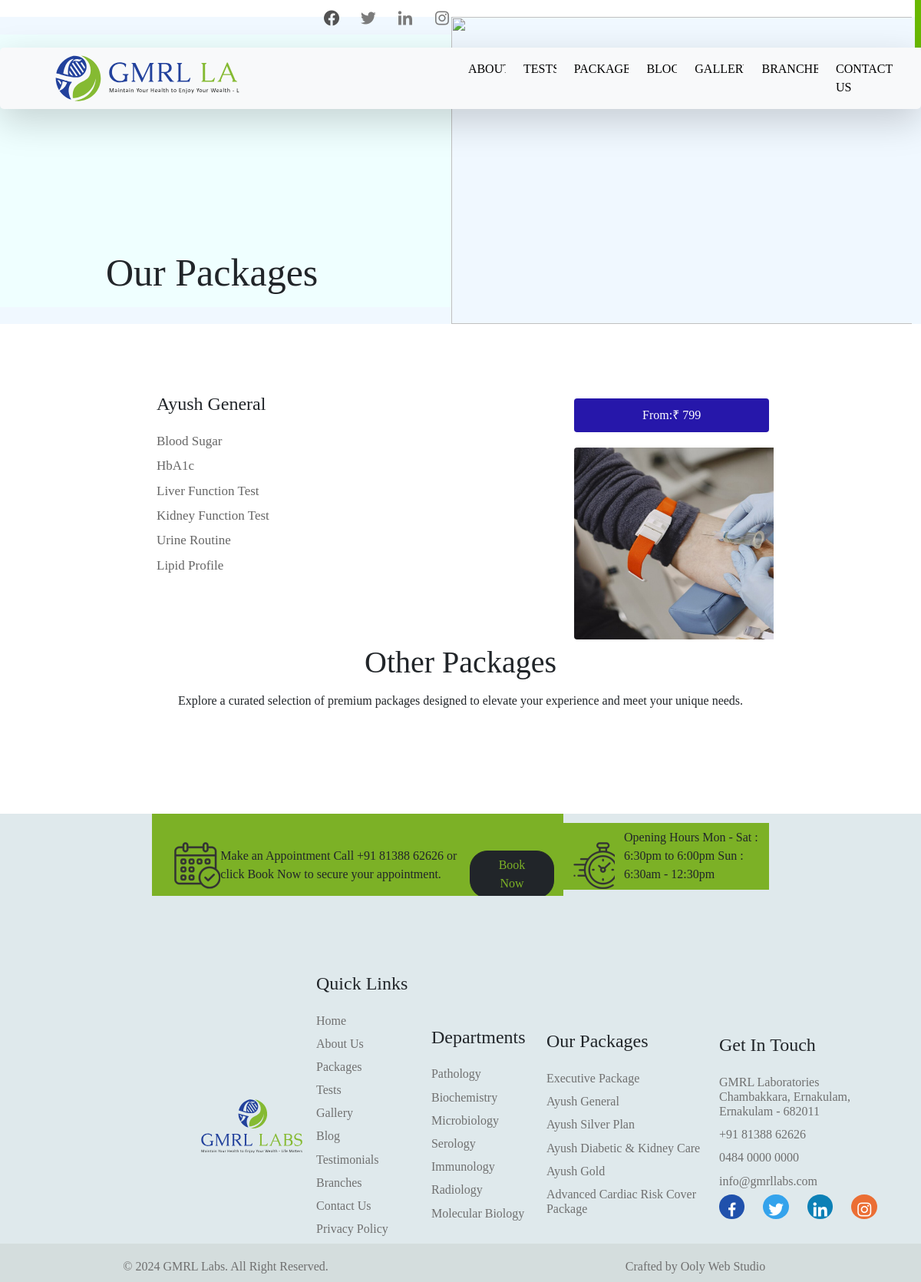
/packages/2, run on the app's committed database.
### hospitalapp/models.py (models this page shows, shortened)
class Package(models.Model):
    image=models.ImageField(upload_to='package')
    price=models.IntegerField()
    ln1=models.CharField(max_length=400)
    ln2=models.CharField(max_length=400)
    ln3=models.CharField(max_length=400)
    ln4=models.CharField(max_length=400)
    ln5=models.CharField(max_length=400)
    ln6=models.CharField(max_length=400)
    ln7=models.CharField(max_length=400,blank=True)
    ln8=models.CharField(max_length=400,blank=True)
    ln9=models.CharField(max_length=400,blank=True)
    ln10=models.CharField(max_length=400,blank=True)
    ln11=models.CharField(max_length=400,blank=True)
    ln12=models.CharField(max_length=400,blank=True)
    ln13=models.CharField(max_length=400,blank=True)
    name=models.CharField(max_length=250,unique=True)
    class Meta:
        ordering=('name',)

### hospitalapp/views.py (the view)
# urls.py: path('packages/<int:id>',views.packages,name='packages'),
def packages(request,id):
    packs=Package.objects.get(id=id)
    return render(request,'packages.html',{'packs':packs})

### templates/packages.html (shortened to what this page needs)
{% extends 'base.html' %}
{% load static %}
{% block content %}
<section class="packages w-100" id="package" style="font-family:Georgia, 'Times New Roman', Times, serif ;">
    <div class="row w-100">
        <div class="abi col-lg-6">
            <h1>Our Packages</h1>
        </div>
        <div class="tip col-lg-6">
            <img src="../static/images/blog.jpg" alt="">
        </div>
    </div>
</section>
<section class="packpgs" >
    <div class="packrow row mx-auto d-flex">
        <div class="col-lg-8">
            <h4 class="mb-4">{{packs.name}}</h4>
            <h6>{{packs.ln1}}</h6>
            <h6>{{packs.ln2}}</h6>
            <h6>{{packs.ln3}}</h6>
            <h6>{{packs.ln4}}</h6>
            <h6>{{packs.ln5}}</h6>
            <h6>{{packs.ln6}}</h6>
        </div>
        <div class="col-lg-4">
            <button class="btnprc">From:₹ {{packs.price}}</button>
            <img class="pkpgimg" src="{{packs.image.url}}" alt="">
        </div>
    </div>
</section>
<section class="pakpg" style="font-family:Georgia, 'Times New Roman', Times, serif ;">
<div class="otpk">
    <h1 class="mx-auto d-flex justify-content-center mb-3">Other Packages</h1>
    <h6 class="mx-auto d-flex justify-content-center mb-5">Explore a curated selection of premium packages designed to elevate your experience and meet your unique needs.</h6>
</div>
<div class="container">
</div>
</section>
<section class="footer" style="font-family:Georgia, 'Times New Roman', Times, serif ;">
    <div class="rw2 row mx-auto"   >
        <div class="col9 col-lg-8">
            <div class="row">
                <div class="col-lg-2" >
                    <img class="mt-4 ms-3" src="../static/images/make-appointment.png" alt="">
                </div>
                <div class="col-lg-7 mt-4" >
                    <h8 class="ms-0"> Make an Appointment</h8>
                    <h8 class="ms-0">Call +91 81388 62626 or click Book Now to secure your appointment.</h8>
                </div>
                <div class="col-lg-3">
                    <a href="{% url 'lab:appointment' %}">
                        <button type="button" class="btn4 mt-5 btn btn-dark ">Book Now</button>
                    </a>
                </div>
            </div>
        </div>
        <div class="col91 col-lg-4">
            <div class="row col9rw">
                <div class="col-lg-3">
                    <img class="mt-4" src="../static/images/openinh-hours-logo.png" alt="">
                </div>
                <div class="col-lg-9">
                    <h7 class="mt-3">Opening Hours</h7>
                    <h7>Mon - Sat : 6:30pm to 6:00pm</h7>
                    <h7>Sun : 6:30am - 12:30pm</h7>
                </div>
            </div>
        </div>
    </div>
    <div class="rw3 row">
        <div class="col-lg-2">
            <img src="../static/images/gmrl-footer-logo.svg" alt="">
        </div>
        <div class="col-lg-2">
            <h4 class="mb-4">Quick Links</h4>
            <a href="{% url 'lab:home' %}">
                <h6>Home</h6>
            </a>
            <a href="{% url 'lab:about' %}">
                <h6>About Us</h6>
            </a>
            <a href="{% url 'lab:package' %}">
                <h6>Packages</h6>
            </a>
            <a href="{% url 'lab:test' %}">
                <h6>Tests</h6>
            </a>
            <a href="{% url 'lab:gallery' %}">
                <h6>Gallery</h6>
            </a>
            <a href="{% url 'lab:blog' %}">
                <h6>Blog</h6>
            </a>
            <a href="">
            <h6>Testimonials</h6>
            </a>
            <a href="{% url 'lab:branches' %}">
                <h6>Branches</h6>
            </a>
            <a href="{% url 'lab:contacts' %}">
                <h6>Contact Us</h6>
            </a>
            <a href="{% url 'lab:privacy' %}">
                <h6>Privacy Policy</h6>
            </a>
        </div>
        <div class="col-lg-2">
            <h4 class="mb-4">Departments</h4>
            <a href="{% url 'lab:depart' %}">
                <h6>Pathology</h6>
            </a>
            <a href="{% url 'lab:depart' %}">
                <h6>Biochemistry</h6>
            </a>
            <a href="{% url 'lab:depart' %}">
                <h6>Microbiology</h6>
            </a>
            <a href="{% url 'lab:depart' %}">
                <h6>Serology</h6>
            </a>
            <a href="{% url 'lab:depart' %}">
                <h6>Immunology</h6>
            </a>
            <a href="{% url 'lab:depart' %}">
                <h6>Radiology</h6>
            </a>
            <a href="{% url 'lab:depart' %}">
                <h6>Molecular Biology</h6>
            </a>
        </div>
        <div class="col-lg-3">
            <h4 class="mb-4">Our Packages</h4>
            <a href="http://127.0.0.1:8005/packages/1   ">
                <h6>Executive Package</h6>
            </a>
            <a href="http://127.0.0.1:8005/packages/2">
                <h6>Ayush General</h6>
            </a>
            <a href="http://127.0.0.1:8005/packages/3">
                <h6>Ayush Silver Plan</h6>
            </a>
            <a href="http://127.0.0.1:8005/packages/4">
                <h6>Ayush Diabetic & Kidney Care</h6>
            </a>
            <a href="http://127.0.0.1:8005/packages/5">
                <h6>Ayush Gold</h6>
            </a>
            <a href="http://127.0.0.1:8005/packages/6">
                <h6>Advanced Cardiac Risk Cover Package</h6>
            </a>
        </div>
        <div class="col-lg-3">
            <h4 class="mb-4">Get In Touch</h4>
            <h6>GMRL Laboratories Chambakkara, Ernakulam, Ernakulam - 682011</h6>
            <h6>+91 81388 62626</h6>
            <h6>0484 0000 0000</h6>
            <h6>info@gmrllabs.com</h6>
            <div class="rw4 row">
                <div class="col-lg-3">
                    <div class="fce">
                        <i class='bx bxl-facebook' style='color:#ffffff'  ></i>
                    </div>
                </div>
                <div class="col-lg-3">
                    <div class="twi">
                    <i class='bx bxl-twitter' style="color: #ffffff;"></i>
                    </div>
                </div>
                <div class="col-lg-3">
                    <div class="lik">
                    <i class='bx bxl-linkedin' style="color: #ffffff;"></i>
                    </div>
                </div>
                <div class="col-lg-3">
                    <div class="inst">
                    <i class='bx bxl-instagram' style="color: #ffffff;" ></i>
                    </div>
                </div>
            </div>
        </div>
    </div>
</section>
{% endblock %}

### static/css/style.css (style rules this page uses)
* { overflow-x: hidden; }
body { margin: 0; padding: 0; font-family: Georgia, 'Times New Roman', Times, serif; }
.packages { background-color: rgb(240, 248, 255); overflow-x: hidden; margin-top: -120px; z-index: -1; }
.ems, .nu91, .mb-0, .mt-4, .mt-0 { margin: 0; padding: 0; }
.ipic, .bx { display: inline-block; vertical-align: middle; }
.bx { font-size: 24px; }
.row { display: flex; justify-content: space-between; align-items: center; }
.footer { height: 70vh; background-color: rgb(223, 233, 236); }
.rw2 { width: 67%; height: 19%; }
.col9 { background-color: rgb(124, 177, 38); }
.col91 { background-color: rgb(124, 177, 38); }
.btn4 { border-radius: 23px; padding-left: 35px; padding-right: 35px; color: rgb(124, 177, 38); }
.rw3 { width: 75%; margin-top: 100px; margin-left: 250px; }
.rw3 a { text-decoration: none !important; }
.rw3 img { width: 11vw; }
.rw3 h6 { margin-top: 11px; color: rgb(112, 112, 112); }
.rw4 { width: 230px; }
.abi { background-color: rgb(239, 255, 255); padding: 0 0 0 0; }
.abi h1 { font-size: 50px; margin-top: 280px; margin-left: 150px; margin-bottom: 15px; }
.tip { padding: 0 0 0 0; }
.tip img { height: 50vh; width: 50.3vw; }
.packrow { margin-left: 200px; width: 68%; height: 55 vh; margin-top: 90px; }
.pkpgimg { width: 390px; height: 250px; border-radius: 4px; }
.packrow h6 { color: rgb(102, 102, 102); font-size: 17px; margin-top: 12px; }
.btnprc { background-color: rgb(38, 23, 170); border: 0; border-radius: 4px; width: 21.2vw; color: white; margin-bottom: 20px; padding-top: 10px; padding-bottom: 10px; }
.rw4 i { margin: auto; display: flex; justify-content: center; text-align: center; padding-top: 8px; }
.fce { background-color: rgb(32, 81, 172); border-radius: 50%; height: 32px; }
.twi { background-color: rgb(52, 163, 236); border-radius: 50%; height: 32px; }
.lik { background-color: rgb(12, 128, 182); border-radius: 50%; height: 32px; }
.inst { background-color: rgb(235, 110, 52); border-radius: 50%; height: 32px; }

### data on the page
Package: name "Ayush General", ln1 "Blood Sugar", ln2 "HbA1c", ln3 "Liver Function Test", ln4 "Kidney Function Test", ln5 "Urine Routine", ln6 "Lipid Profile", price "799", image (picture)
